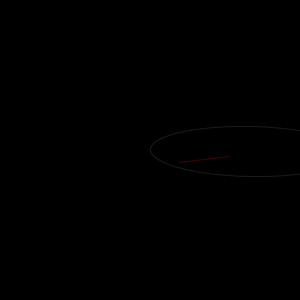
Frame 1 (no input)
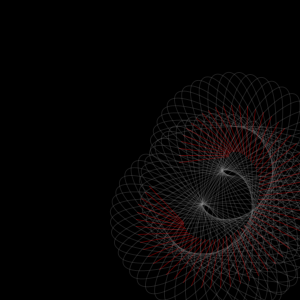
Frame 60 (the mouse pressed at the canvas centre just before this capture)
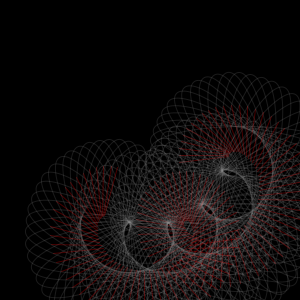
Frame 120 (the mouse held since frame 60 and released just before this capture)

The Processing sketch that drew these frames (run headless with seeded random() and noise(); from frame 60 on, the mouse is pressed at the canvas centre):

// Processing sketch: processing_38092
// ── processing_38092.pde

void setup() {
  size(300, 300);
  background(0, 0, 0);
}

int x = 1;//primary rotation
int y = 90;//rotatation at the radius

void draw() {
  noFill();
  //for the white ellipse
  stroke(140, 140, 140, 50);
  pushMatrix();
  translate(width/2, height/2); //starts in the center
  rotate(radians(x)); 
  translate(100, 0);//radius
  rotate(radians(y + 90));//rotates the ellipse
  ellipse(0, 0, 200, 50);//grey ellipse
  popMatrix();
  y+=6;//rotation 
  x++;//keeps it rotating
  //for the red line
  stroke(255, 0, 0, 70);
  pushMatrix();
  translate(width/2, height/2);//starts in the center
  rotate(radians(x));
  translate(100, 0);//radius
  rotate(radians(y + 30));//rotates the line 
  line(50, 50, 15, 15);//red line
  popMatrix();
}
